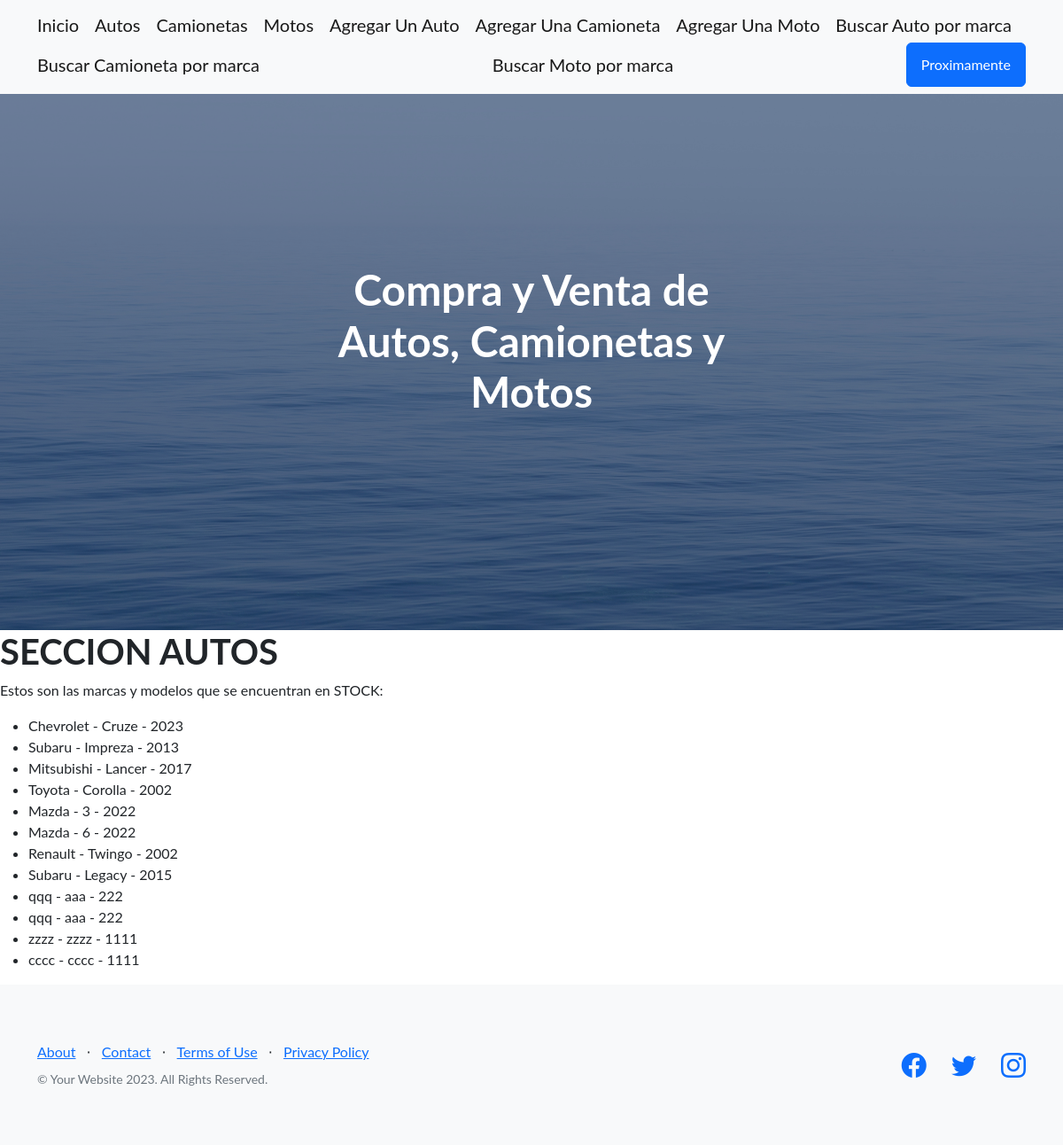
/CompraVenta/stock-autos/, run on an earlier commit of the app's database.
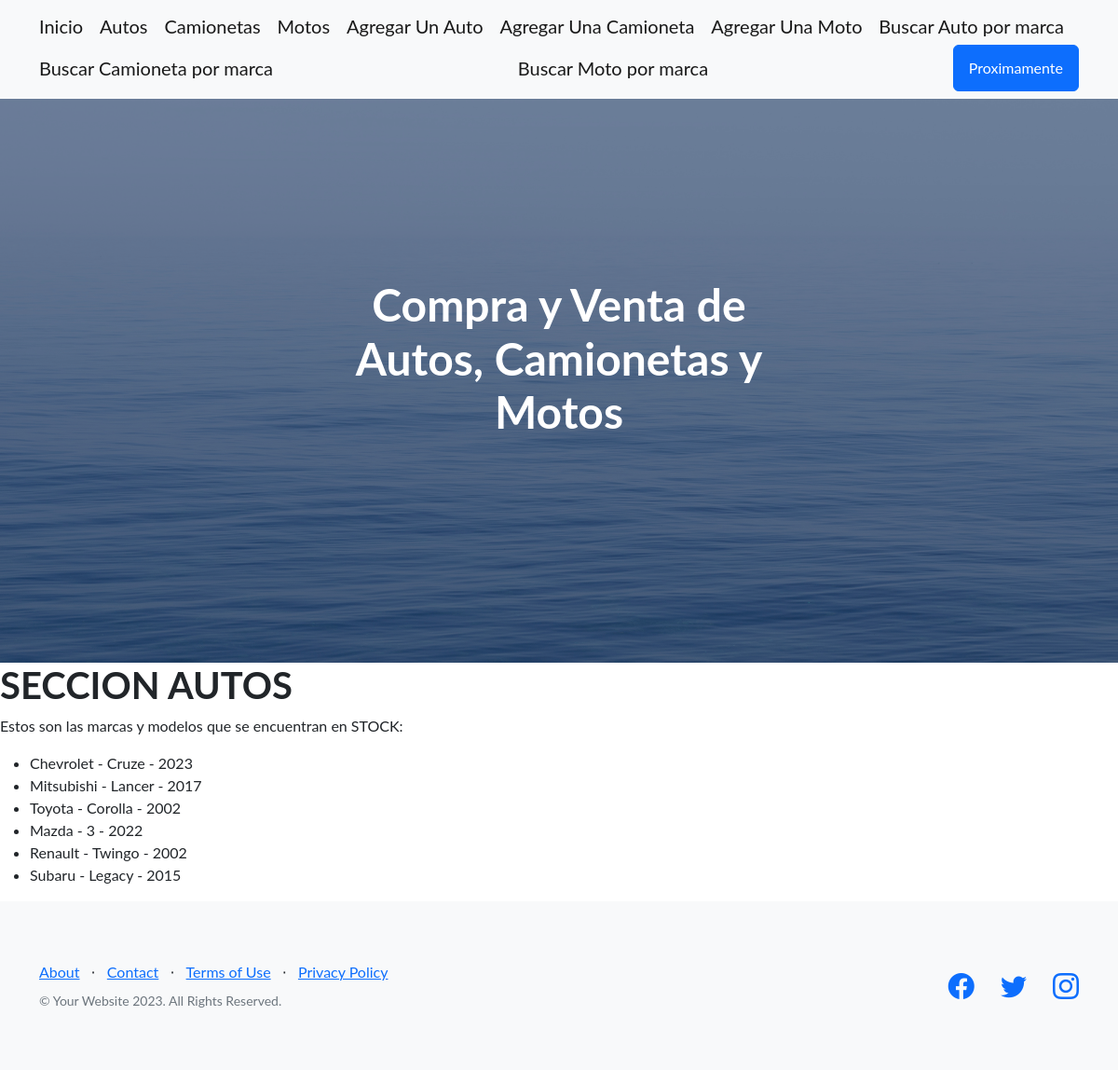
And on a later commit of the database.
### CompraVenta/models.py (models this page shows)
class Auto(models.Model):
    marca = models.CharField(max_length=50)
    modelo = models.CharField(max_length=50)
    anio = models.IntegerField()
    def __str__(self):
        return f'{self.marca} - {self.modelo} - {self.anio}'

### CompraVenta/views.py (the view)
# urls.py: path('stock-autos/', stock_autos, name="Stock_Autos"),
def stock_autos(req):
     stock = Auto.objects.all()
     return render(req, "stock_autos.html", {"stock_autos": stock})

### CompraVenta/templates/stock_autos.html
{% extends 'padre.html' %}
{% block ContenidoQueCambia %}
<h1>SECCION AUTOS</h1>
<p>Estos son las marcas y modelos que se encuentran en STOCK:</p>
    <ul>
        {% for auto in stock_autos  %}
            <li>{{auto}}</li>
        {% endfor %}
    </ul>
{% endblock ContenidoQueCambia %}

### CompraVenta/templates/padre.html (shortened to what this page needs)
<!DOCTYPE html>
<html lang="en">
    <head>
        {% load static %}
        <link href="https://cdn.jsdelivr.net/npm/bootstrap-icons@1.5.0/font/bootstrap-icons.css" rel="stylesheet" type="text/css" />
        <link href="{% static 'css/styles.css' %}"   rel="stylesheet" />
    </head>
    <body>
        {% include 'navbar.html' %}
        <header class="masthead">
            <div class="container position-relative">
                <div class="row justify-content-center">
                    <div class="col-xl-6">
                        <div class="text-center text-white">
                            <h1 class="mb-5">Compra y Venta de Autos, Camionetas y Motos</h1>
                        </div>
                    </div>
                </div>
            </div>
        </header>
        {% block ContenidoQueCambia %}
        {% endblock ContenidoQueCambia %}
        <footer class="footer bg-light">
            <div class="container">
                <div class="row">
                    <div class="col-lg-6 h-100 text-center text-lg-start my-auto">
                        <ul class="list-inline mb-2">
                            <li class="list-inline-item"><a href="#!">About</a></li>
                            <li class="list-inline-item">⋅</li>
                            <li class="list-inline-item"><a href="#!">Contact</a></li>
                            <li class="list-inline-item">⋅</li>
                            <li class="list-inline-item"><a href="#!">Terms of Use</a></li>
                            <li class="list-inline-item">⋅</li>
                            <li class="list-inline-item"><a href="#!">Privacy Policy</a></li>
                        </ul>
                        <p class="text-muted small mb-4 mb-lg-0">&copy; Your Website 2023. All Rights Reserved.</p>
                    </div>
                    <div class="col-lg-6 h-100 text-center text-lg-end my-auto">
                        <ul class="list-inline mb-0">
                            <li class="list-inline-item me-4">
                                <a href="#!"><i class="bi-facebook fs-3"></i></a>
                            </li>
                            <li class="list-inline-item me-4">
                                <a href="#!"><i class="bi-twitter fs-3"></i></a>
                            </li>
                            <li class="list-inline-item">
                                <a href="#!"><i class="bi-instagram fs-3"></i></a>
                            </li>
                        </ul>
                    </div>
                </div>
            </div>
        </footer>
    </body>
</html>

### CompraVenta/templates/navbar.html
<nav class="navbar navbar-light bg-light static-top">
    <div class="container">
        <a class="navbar-brand" href="{% url 'Inicio' %}">Inicio</a>
        <a class="navbar-brand" href="{% url 'Stock_Autos' %}">Autos</a>
        <a class="navbar-brand" href="{% url 'Stock_Camionetas' %}">Camionetas</a>
        <a class="navbar-brand" href="{% url 'Stock_Motos'%}">Motos</a>
        <a class="navbar-brand" href="{% url 'Agregar_Auto'%}">Agregar Un Auto</a>
        <a class="navbar-brand" href="{% url 'Agregar_Camioneta'%}">Agregar Una Camioneta</a>
        <a class="navbar-brand" href="{% url 'Agregar_Moto'%}">Agregar Una Moto</a>
        <a class="navbar-brand" href="{% url 'Busqueda_Auto_Marca'%}">Buscar Auto por marca</a>
        <a class="navbar-brand" href="{% url 'Busqueda_Camioneta_Marca'%}">Buscar Camioneta por marca</a>
        <a class="navbar-brand" href="{% url 'Busqueda_Moto_Marca'%}">Buscar Moto por marca</a>
        <a class="btn btn-primary" href="#signup">Proximamente</a>
    </div>
</nav>

What changed in the data, as far as the page shows it:
removed Auto: marca+modelo+anio "Subaru - Impreza - 2013"
removed Auto: marca+modelo+anio "Mazda - 6 - 2022"
removed Auto: marca+modelo+anio "qqq - aaa - 222"
removed Auto: marca+modelo+anio "qqq - aaa - 222"
removed Auto: marca+modelo+anio "zzzz - zzzz - 1111"
removed Auto: marca+modelo+anio "cccc - cccc - 1111"
